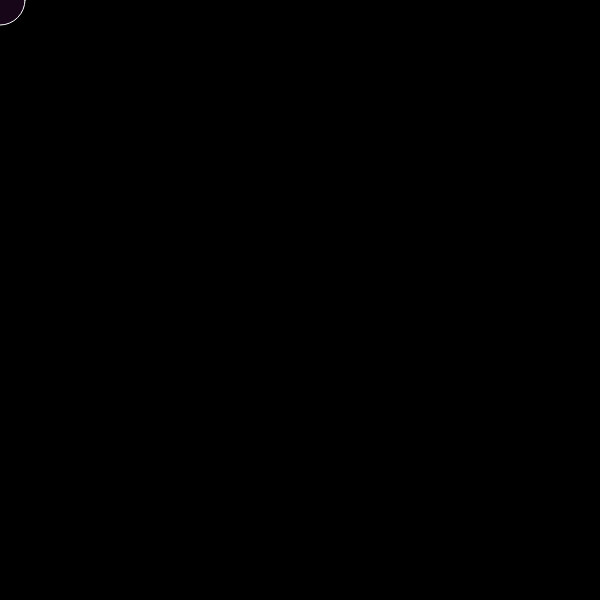
Frame 1 (no input)
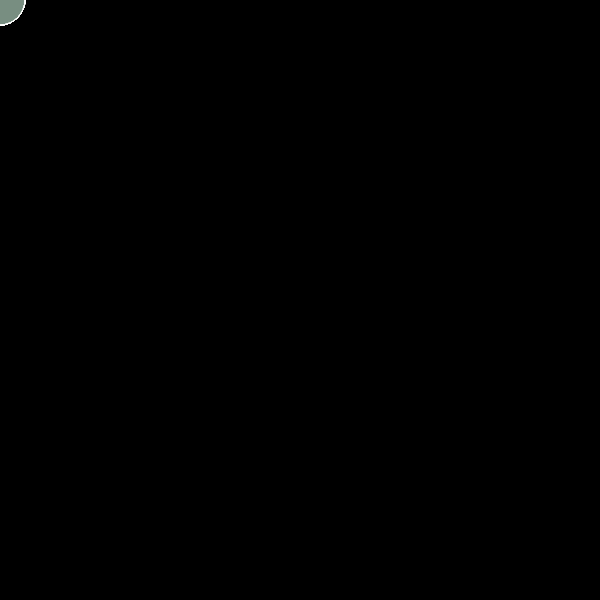
Frame 60 (no input)
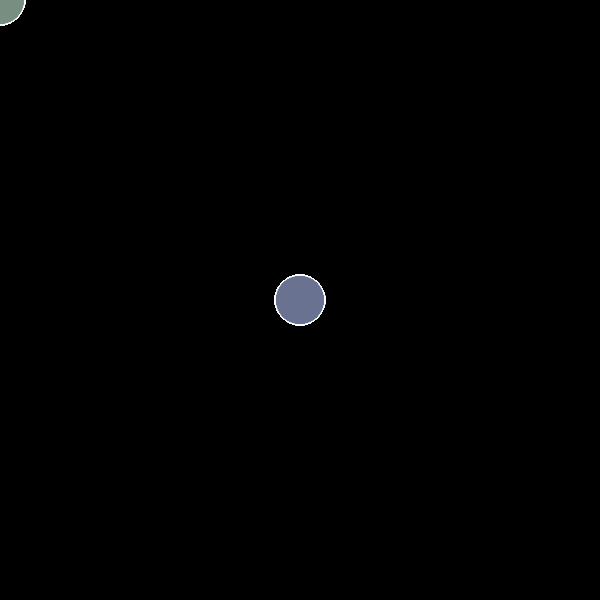
Frame 120 (the mouse pressed at the canvas centre since frame 60)

The p5.js sketch that drew these frames (run headless with seeded random() and noise() and a simulated clock; from frame 60 on, the mouse is pressed at the canvas centre):

// p5.js sketch
// ── sketch.js
/**
 * Adit Garg
 * IGME-101: Assignment Name, m/d/18
 * Summarization of sketch activity
 */

"use strict"; //catch some common coding errors
var phase = "dots",
	drawWeight = 3;
/**
 * setup : Initialization runs once; called automatically
 * Summarize code that you add
 */
function setup() {
	createCanvas(600, 600);
	stroke('White');
	background("Black");
}

/**
 * draw : Periodically called automatically
 * Summarize code that you add
 */
//PARAMETERS

function draw() {
	if (phase === "dots") {
		drawDot();
	} else if (phase === "scribble") {
		drawScribble();
	} else if (phase === "cross") {
		drawCross(mouseX,mouseY);
	}
}

function keyTyped() {
	drawWeight = 1 + (keyCode % 10);
	print(drawWeight);
}

function mouseClicked() {
	background("Black");
	if (phase === "dots") {
		phase = "scribble";
		strokeWeight(drawWeight);
	} else if (phase === "scribble") {
		phase = "cross";
		noStroke();
	} else if (phase === "cross") {
		phase = "dots";
		noStroke();
		fill("white");
	}
	print(phase);
}

function drawDot() {
	fill(random(0, 255), random(0, 255), random(0, 255), (drawWeight * 10));
	ellipse(mouseX, mouseY, 50, 50);
}

function drawScribble() {
	strokeWeight(drawWeight); //<-- even though the stroke weight is already defined when the phase changes, it is defined here again as per the assignment document
	fill("white");
	line(mouseX, mouseY, mouseX, mouseY);
}

function drawCross(mouseX, mouseY) {
	background("Black");
	let xPos = 0;
	while (xPos <= width) {
		ellipse(xPos, mouseY, drawWeight, drawWeight);
		xPos += 10;
	}
	let yPos;
	for (yPos = 0; yPos <= height; yPos += 10) {
		ellipse(mouseX, yPos, drawWeight, drawWeight);

	}


}
